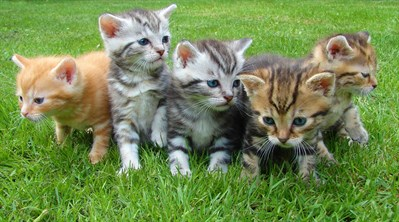
#> input picture p/4.jpg, 399 x 222 px
$ python histogram.py
#> lines starting #> are read from the running program, lines starting #| are printed output that depends on the picture
import cv2 as cv
import numpy as np
import matplotlib.pyplot as plt

img = cv.imread('p/4.jpg')
#> img is the input picture: shape (222, 399, 3); mean B, G, R 82.3, 139.3, 116.2
cv.imshow('cat',img)

#grayscale image histogram

#converting imge to grayscale

gray = cv.cvtColor(img,cv.COLOR_BGR2GRAY)
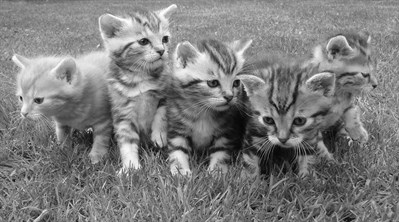
#> gray: shape (222, 399); min 1, max 254, mean 125.8
cv.imshow('gray',gray)

# displaying histogram

histogram = cv.calcHist([gray],[0],None,[256],[0,256])
#> histogram = 256 values, max 1089 at index 141, min 0 at index 0, mean 346
plt.figure()
plt.plot(histogram)
plt.title('Gray Histogram without Masking')
plt.xlabel('no of bins')
plt.ylabel('no of pixels')
plt.show()
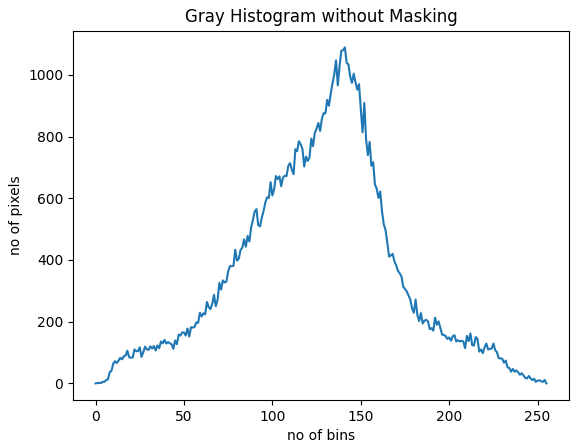
#> figure drawn by matplotlib, 1 panel; curve peaks at x = 141, y = 1089

###################################################################################

# creating blank image and drawing a circle

blank = np.zeros(img.shape[:2],'uint8')
circle = cv.circle(blank.copy(),(img.shape[1]//2,img.shape[0]//2),50,255,-1)

# masking circle on gray image

masked = cv.bitwise_and(gray,gray,mask=circle)
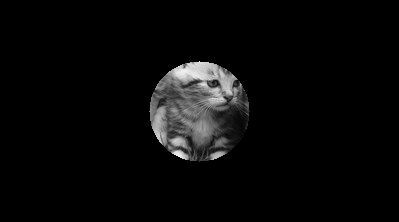
#> masked: shape (222, 399); min 0, max 243, mean 9.2
cv.imshow('masked',masked)

# displaying histogram

histogram = cv.calcHist([gray],[0],masked,[256],[0,256])
#> histogram = 256 values, max 77 at index 101, min 0 at index 0, mean 30.64
plt.figure()
plt.plot(histogram)
plt.title('Gray Histogram with Masking')
plt.xlabel('no of bins')
plt.ylabel('no of pixels')
plt.show()
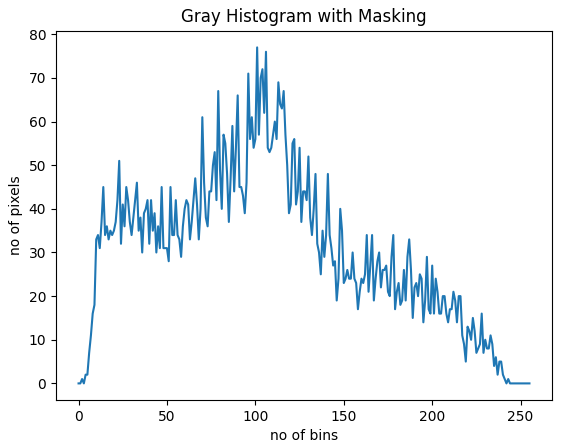
#> figure drawn by matplotlib, 1 panel; curve peaks at x = 101, y = 77

#Colored image histogram
plt.figure()
plt.title('Colored Histogram without Masking')
plt.xlabel('no of bins')
plt.ylabel('no of pixels')

colors = ('b','g','r')
for i,col in enumerate(colors):
    hist = cv.calcHist([img],[i],None,[256],[0,256])
    plt.plot(hist,color=col)
    plt.xlim(0,256)

plt.show()
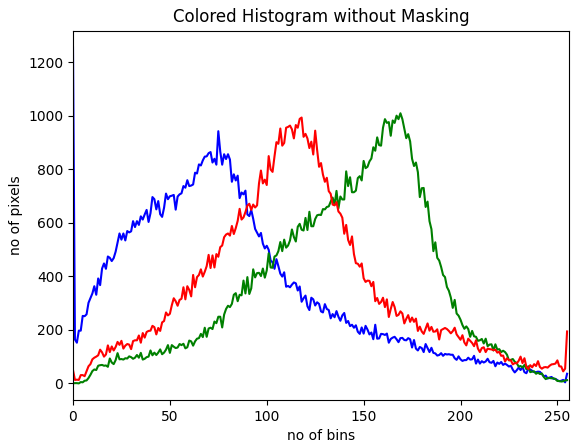
#> figure drawn by matplotlib, 1 panel; curve peaks at x = 0, y = 1255; curve peaks at x = 169, y = 1009; curve peaks at x = 118, y = 993

# [18 lines of commented-out code are left out]


cv.waitKey(0)

$ run again, with p/1.jpg copied over p/4.jpg
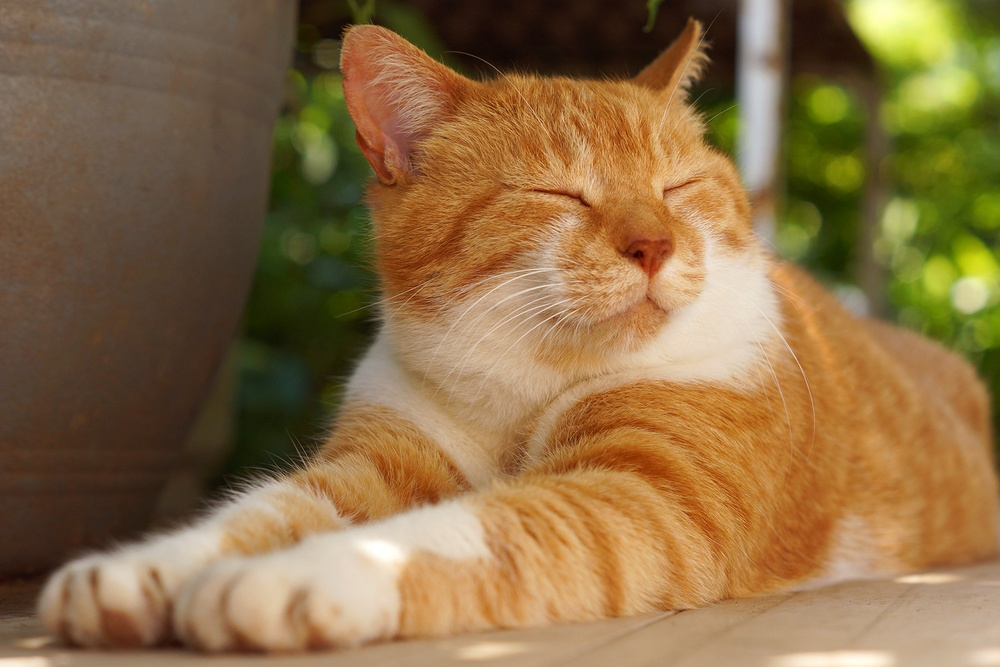
#> input picture p/1.jpg, 1000 x 667 px, shrunk from 1800 x 1200 before the run
#> img is the input picture: shape (667, 1000, 3); mean B, G, R 69.4, 110.1, 139.3
#> `histogram = cv.calcHist([gray],[0],None,[256],[0,256])`: histogram = 256 values, max 5728 at index 135, min 0 at index 0, mean 2605.5
#> `masked = cv.bitwise_and(gray,gray,mask=circle)`:
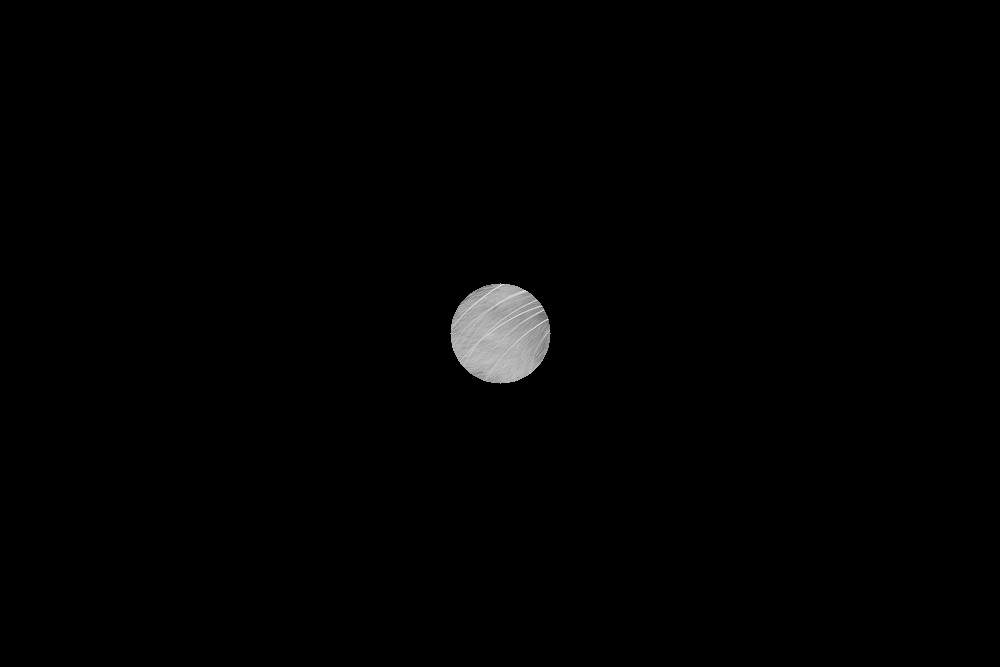
#> masked: shape (667, 1000); min 0, max 227, mean 2
#> `histogram = cv.calcHist([gray],[0],masked,[256],[0,256])`: histogram = 256 values, max 268 at index 177, min 0 at index 0, mean 30.64
#> `plt.show()`:
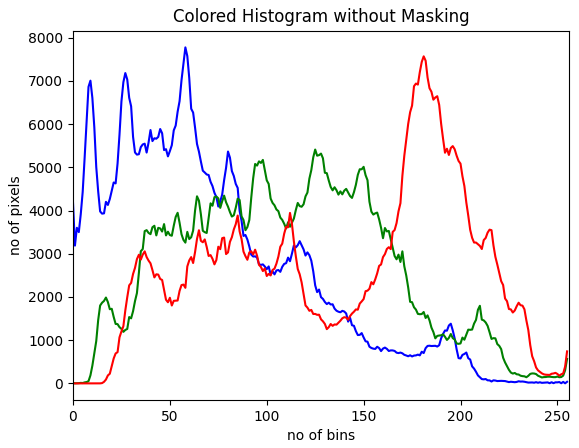
#> figure drawn by matplotlib, 1 panel; curve peaks at x = 58, y = 7776; curve peaks at x = 125, y = 5412; curve peaks at x = 181, y = 7569

$ run again, with p/2.jpg copied over p/4.jpg
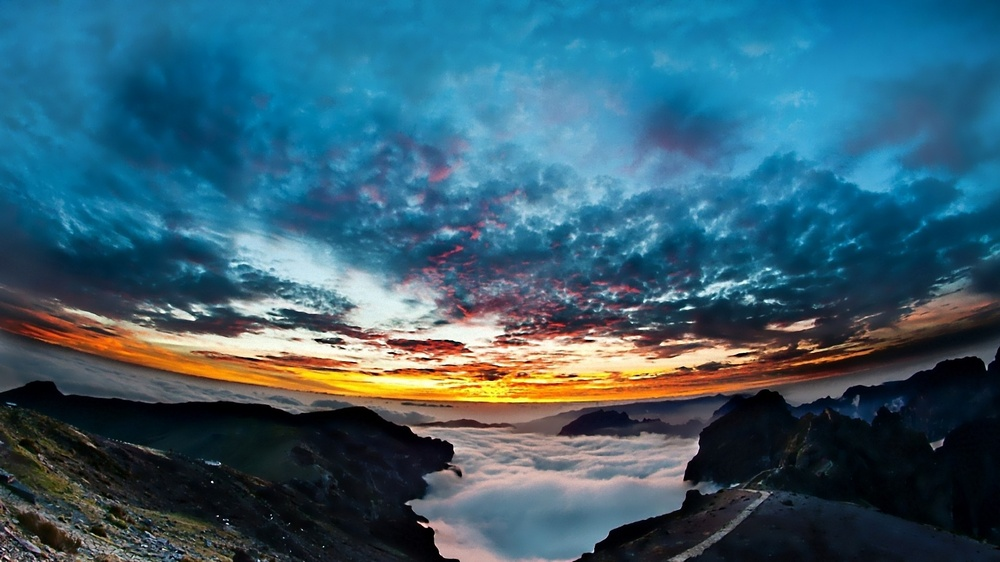
#> input picture p/2.jpg, 1000 x 562 px, shrunk from 1920 x 1080 before the run
#> img is the input picture: shape (562, 1000, 3); mean B, G, R 112, 94.4, 56
#> `histogram = cv.calcHist([gray],[0],None,[256],[0,256])`: histogram = 256 values, max 7053 at index 99, min 7 at index 255, mean 2195.3
#> `masked = cv.bitwise_and(gray,gray,mask=circle)`:
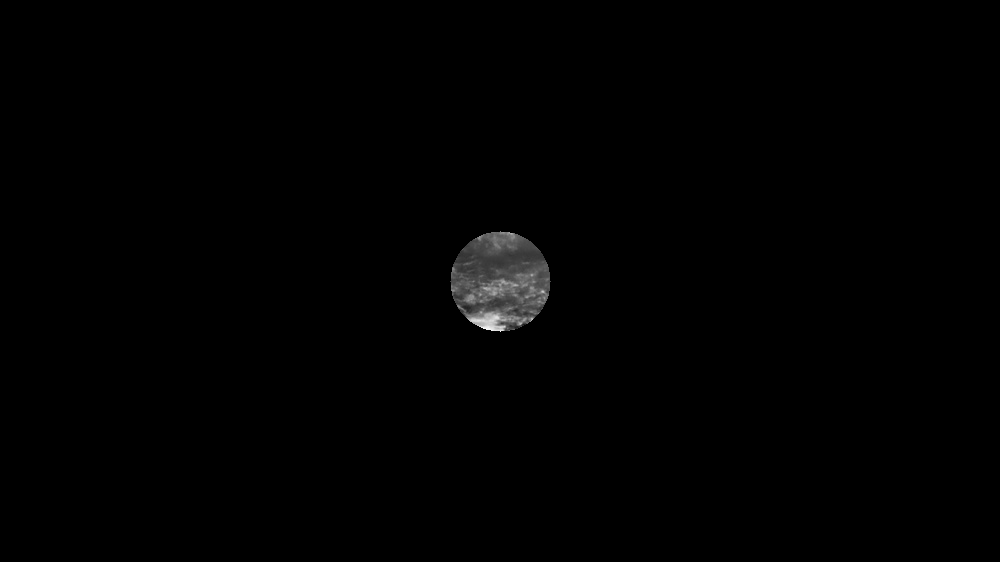
#> masked: shape (562, 1000); min 0, max 246, mean 1.3
#> `histogram = cv.calcHist([gray],[0],masked,[256],[0,256])`: histogram = 256 values, max 166 at index 61, min 0 at index 0, mean 30.64
#> `plt.show()`:
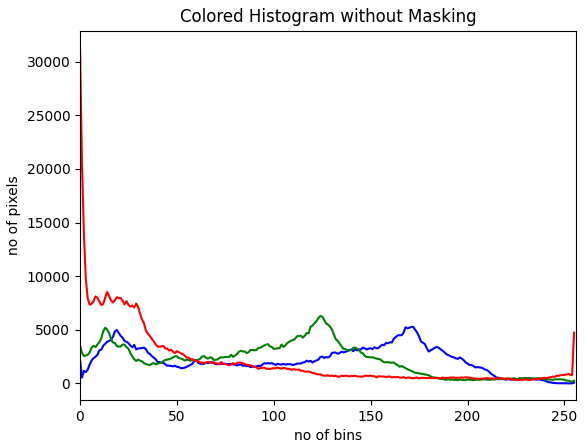
#> figure drawn by matplotlib, 1 panel; curve peaks at x = 171, y = 5273; curve peaks at x = 124, y = 6280; curve peaks at x = 0, y = 31326
